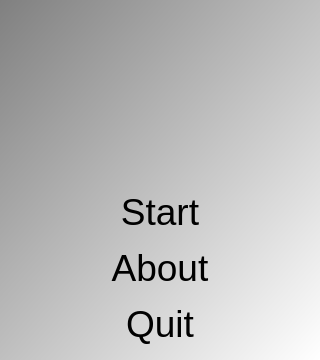
<?xml version="1.0" encoding="UTF-8"?>
<ui version="4.0">
 <class>QtValentineCardDecrypterMenuDialog</class>
 <widget class="QDialog" name="QtValentineCardDecrypterMenuDialog">
  <property name="geometry">
   <rect>
    <x>0</x>
    <y>0</y>
    <width>320</width>
    <height>360</height>
   </rect>
  </property>
  <property name="font">
   <font>
    <pointsize>28</pointsize>
   </font>
  </property>
  <property name="windowTitle">
   <string>ValentineCardDecrypter</string>
  </property>
  <property name="styleSheet">
   <string notr="true">QDialog { 
background-color: qlineargradient(x1: 0, y1: 0, x2: 1, y2: 1, stop: 0  #808080, stop: 1 #ffffff);
}
QPushButton { background-color: rgb(255, 255, 255);  }
QPushButton { color: rgb(0,0,0); }
QPushButton { font: 48px &quot;Courier New&quot;, courier, monospace }</string>
  </property>
  <layout class="QVBoxLayout" name="verticalLayout">
   <item>
    <widget class="QLabel" name="image_title">
     <property name="text">
      <string/>
     </property>
     <property name="pixmap">
      <pixmap resource="ValentineCardDecrypter.qrc">:/valentinecarddecrypter/files/ValentineCardDecrypterWelcome.png</pixmap>
     </property>
     <property name="scaledContents">
      <bool>true</bool>
     </property>
     <property name="alignment">
      <set>Qt::AlignCenter</set>
     </property>
    </widget>
   </item>
   <item>
    <widget class="QPushButton" name="button_start">
     <property name="text">
      <string>Start</string>
     </property>
     <property name="flat">
      <bool>true</bool>
     </property>
    </widget>
   </item>
   <item>
    <widget class="QPushButton" name="button_about">
     <property name="text">
      <string>About</string>
     </property>
     <property name="flat">
      <bool>true</bool>
     </property>
    </widget>
   </item>
   <item>
    <widget class="QPushButton" name="button_quit">
     <property name="text">
      <string>Quit</string>
     </property>
     <property name="flat">
      <bool>true</bool>
     </property>
    </widget>
   </item>
  </layout>
 </widget>
 <layoutdefault spacing="6" margin="11"/>
 <resources>
  <include location="ValentineCardDecrypter.qrc"/>
 </resources>
 <connections/>
</ui>
